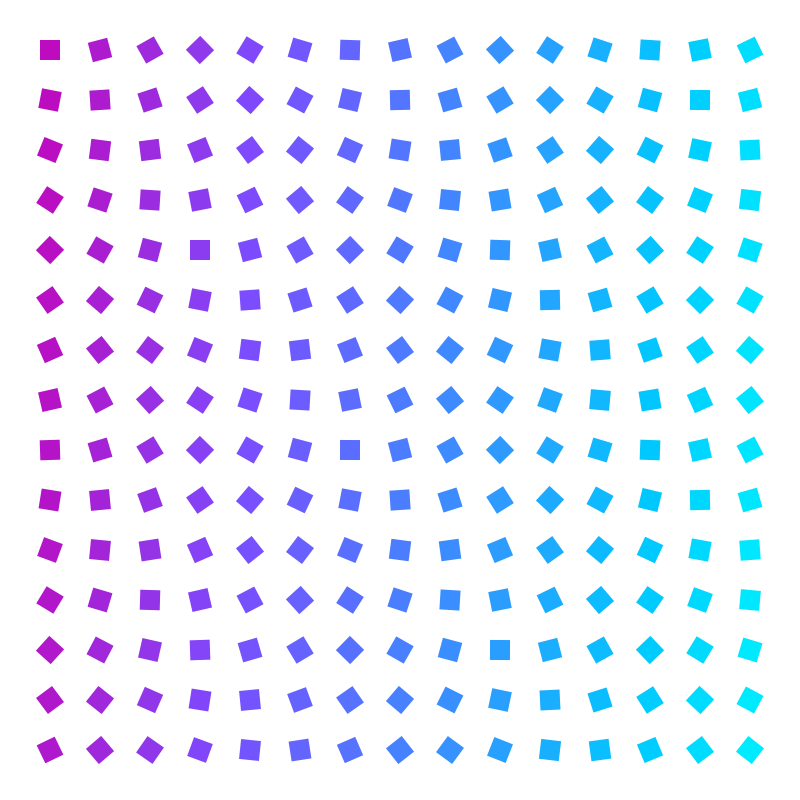
Frame 1 (no input)
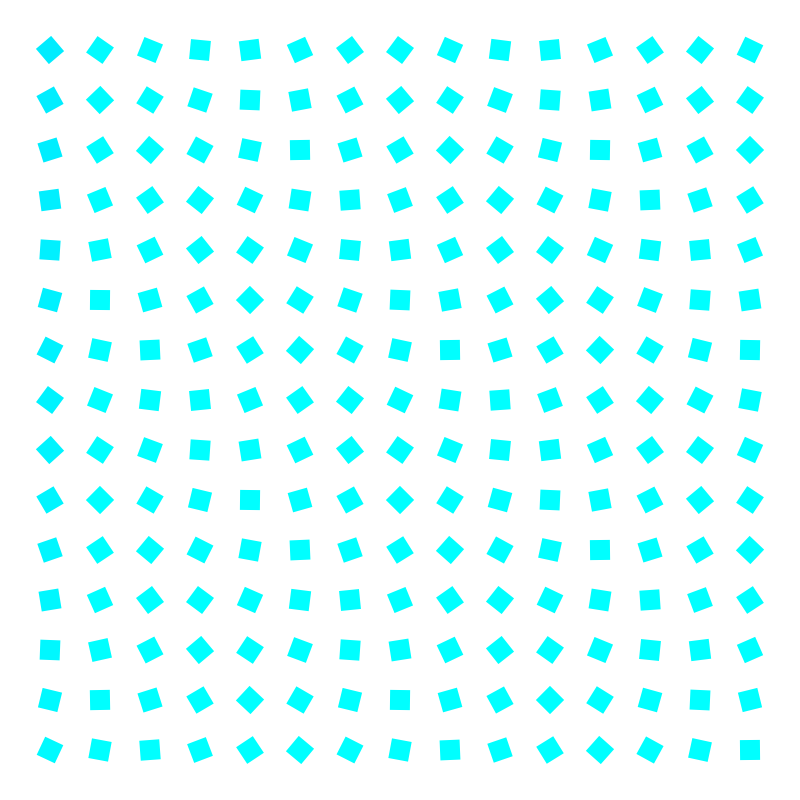
Frame 2 (the mouse pressed at the canvas centre, redrawn once)

The Processing sketch that drew these frames (run headless with seeded random() and noise(); the mouse was pressed at the canvas centre and the sketch redrawn once):

// Processing sketch: SwissPatternPoster
// ── SwissPatternPoster.pde
// Global variable declaration

float flag = 0;                  // Variable for rotation of squares

float R = 190;                 // Initial color variables
float G = 10;
float B = 190;

void setup() {
  size(800, 800);
  smooth();                      // Used for anti aliasing the image render of your artwork.
  noLoop();
}

void draw() {
  swisspattern();
}

void swisspattern() {
  background(255);
  for (int i = 50; i <= width-50; i+= 50) {
    for (int j = 50; j <= height-50; j+= 50) {
      pushMatrix();              // Saves the current setting of cor-ordinate system onto a stack
      translate(i, j);            // Moves the origin to a different point in each iteration.
      rectMode(CENTER);
      R -= 1;                   // Incrementing-Decrementing R,G,B values in each look iteration to develop the gradient in the artwork
      G += 1;                   // pattern
      B += 1;
      fill(R, G, B);
      noStroke();
      rotate(degrees(flag*36));  // Rotate about center of the square element
      flag = flag +1;           // Incrementing flag allows to rotate by steps, 36,72,108 etc.
      rect(0, 0, 20, 20);           // Each rectangle is being plotted in the center mode about this new origin in each iteration
      popMatrix();                // Pushes the current setting of the co-ordinate system out of the stack
    }
  }
}
